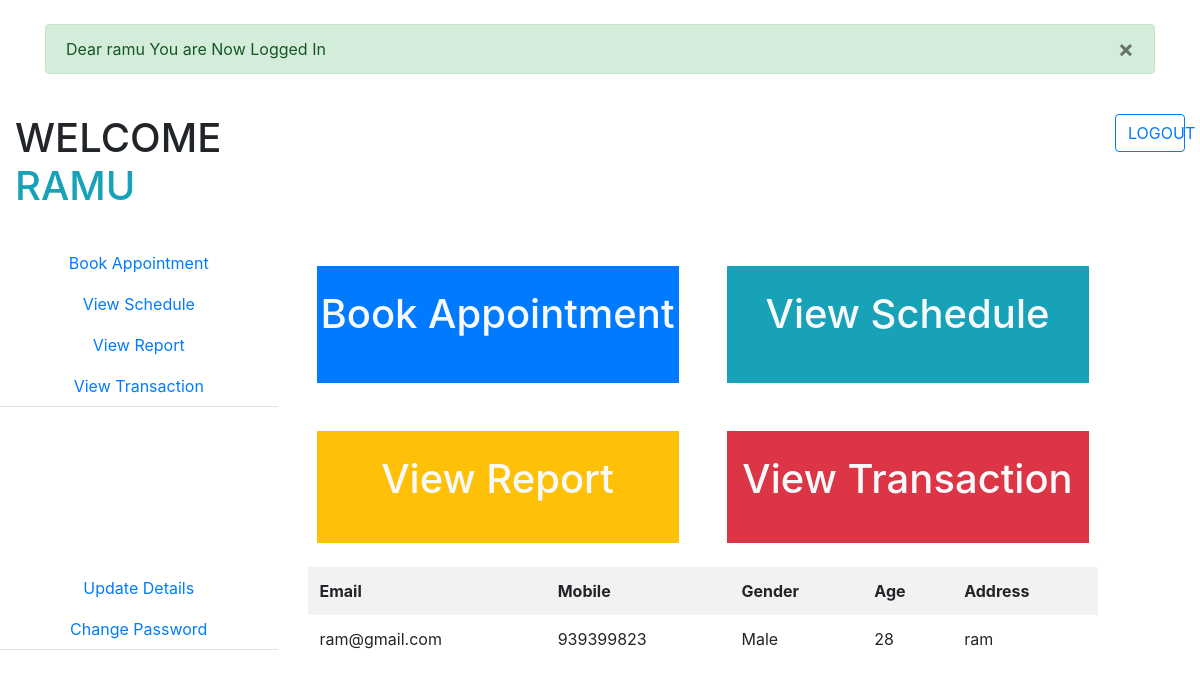
Screenshot of /pthome.php (signed in) with the database file from the repository.
### tables this page shows
CREATE TABLE IF NOT EXISTS `patient` (
  `pid` int(10) NOT NULL AUTO_INCREMENT,
  `name` text NOT NULL,
  `age` int(10) NOT NULL,
  `gen` varchar(20) NOT NULL,
  `mobile` bigint(12) NOT NULL,
  `email` varchar(50) NOT NULL,
  `address` varchar(100) NOT NULL,
  `pswd` varchar(25) NOT NULL,
  PRIMARY KEY (`pid`,`email`)
);

### pthome.php (the view, shortened to what this page needs)
<!DOCTYPE html>
<html>
<head>
	<link rel="stylesheet" href="https://stackpath.bootstrapcdn.com/bootstrap/4.3.1/css/bootstrap.min.css">
<link rel="stylesheet" type="text/css" href="style.css">
</head>
<body>
	<div class="container">
<div class="row mt-4">
	<div class="col-md-12">
<?php
include("dbcon.php");
if (!empty($_SESSION['email']) || !empty($_SESSION['mob'])) {
	$email=$_SESSION['email'];
	$mob=$_SESSION['mob'];
$sql="select * from patient where email='$email' or mobile='$mob'";
$x=mysqli_query($con,$sql);
if($r=mysqli_fetch_assoc($x))
{
?>
<div class="alert alert-success alert-dismissable">
	<button type="button" class="close" data-dismiss="alert"
	name="button">&times;</button>
<?php echo "Dear ".$r['name']." You are Now Logged In"; ?>
</div>
</div> </div></div> <div class="container-fluid"> <div class="row mt-4"> <div
class="col-md-3 text-uppercase "><h1>Welcome <span class="text-info"><?php echo $r['name']?><span></h1></div> <div
class="col-md-8"></div> <div class="col-md-1"> <a href="logout.php"><button class="btn
btn-outline-primary btn-block">LOGOUT</button></a> </div> </div> </div>
<div class="row mt-4">
	<div class="col-md-3">
		<ul class="nav nav-tabs flex-column text-center">
<li class="nav-item"><a href="bookappointment.php" class="nav-link">Book Appointment</a></li>
<li class="nav-item"><a href="viewschedule.php "class="nav-link">View Schedule</a></li>
<li class="nav-item"><a href="report.php" class="nav-link">View Report</a></li>
<li class="nav-item"><a href="transaction.php" class="nav-link">View Transaction</a></li>
		</ul>
	</div>
		<div class="col-md-4 p-4">
			<a href="#"><div style="height:100%;width:100%"class="bg-primary text-light text-center pt-4 ">
				<h1>Book Appointment</h1>
			</div></a>
		</div>
			<div class="col-md-4 p-4">
			<a href="#"><div style="height:100%;width:100%"class="bg-info text-light text-center pt-4">
				<h1>View Schedule</h1>
			</div></a>
			</div>
				<div class="col-md-1"></div>
</div>
<div class="row">
	<div class="col-md-3" style="height:160px"></div>
		<div class="col-md-4 p-4">
			<a href="#"><div style="height:100%;width:100%"class="bg-warning text-light text-center pt-4">
				<h1>View Report</h1>
			</div></a>
		</div>
			<div class="col-md-4 p-4">
				<a href="#"><div style="height:100%;width:100%"class="bg-danger text-light text-center pt-4">
				<h1>View Transaction</h1>
			</div></a>
			</div>
				<div class="col-md-1"></div>
</div>
<div class="row">
	<div class="col-md-3">
<ul class="nav nav-tabs flex-column text-center">
<li class="nav-item"><a href="pupdatedetail.php" class="nav-link">Update Details</a></li>
<li class="nav-item"><a href="pchangepswd.php"class="nav-link">Change Password</a></li>
		</ul>
	</div>
		<div class="col-md-8">
<table class="table table-hover table-striped table-borderless">
	<tr><th>Email</th><th>Mobile</th>
		<th>Gender</th><th>Age</th><th>Address</th>
	</tr>
	<tr><td><?php echo $r['email'] ?></td>
<td><?php echo $r['mobile'] ?></td>
<td><?php echo $r['gen'] ?></td>
<td><?php echo $r['age'] ?></td>
<td><?php echo $r['address'] ?></td>
	</tr>
</table>
		 </div>
		<div class="col-md-1"> </div>
</div>
<?php }} ?>
</body></html>

### style.css (style rules this page uses)
body { margin:0px;padding:0px; }
html { scroll-behavior: smooth; }

### rows the page displays
patient: name "ramu", name "RAMU", email "ram@gmail.com", mobile "939399823", gen "Male", age "28", address "ram"
